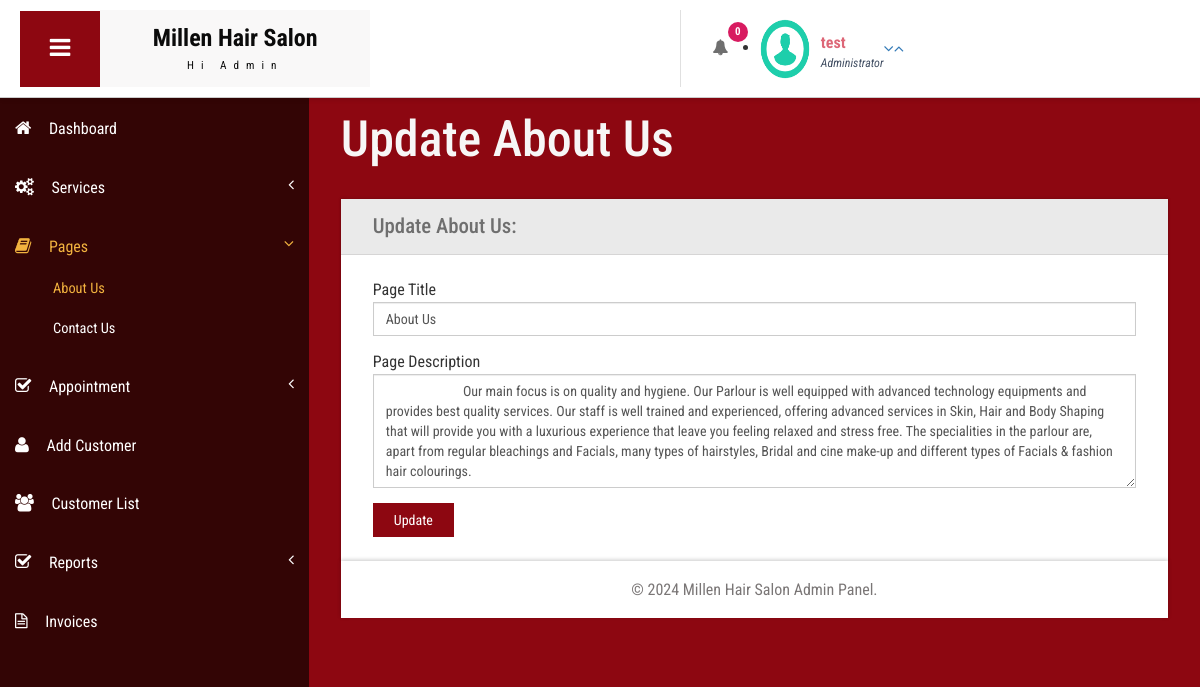
Screenshot of /admin/about-us.php (signed in) with the database file from the repository.
### tables this page shows
CREATE TABLE `tblpage` (
  `ID` int(10) NOT NULL,
  `PageType` varchar(200) DEFAULT NULL,
  `PageTitle` mediumtext DEFAULT NULL,
  `PageDescription` mediumtext DEFAULT NULL,
  `Email` varchar(200) DEFAULT NULL,
  `MobileNumber` bigint(10) DEFAULT NULL,
  `UpdationDate` date DEFAULT NULL,
  `Timing` varchar(200) NOT NULL
);

### admin/about-us.php (the view, shortened to what this page needs)
<?php
include('includes/dbconnection.php');
if (strlen($_SESSION['bpmsaid']==0)) {
  header('location:logout.php');
  } else{
  ?>
<!DOCTYPE HTML>
<html>
<head>
<link href="css/bootstrap.css" rel='stylesheet' type='text/css' />
<link href="css/style.css" rel='stylesheet' type='text/css' />
<link href="css/font-awesome.css" rel="stylesheet">
<link href="css/animate.css" rel="stylesheet" type="text/css" media="all">
<link href="css/custom.css" rel="stylesheet">
</head>
<body class="cbp-spmenu-push">
	<div class="main-content">
		 <?php include_once('includes/sidebar.php');?>
	 <?php include_once('includes/header.php');?>
		<div id="page-wrapper">
			<div class="main-page">
				<div class="forms">
					<h3 class="title1">Update About Us</h3>
					<div class="form-grids row widget-shadow" data-example-id="basic-forms">
						<div class="form-title">
							<h4>Update About Us:</h4>
						</div>
						<div class="form-body">
							<form method="post">
  <?php
$ret=mysqli_query($con,"select * from  tblpage where PageType='aboutus'");
while ($row=mysqli_fetch_array($ret)) {
?>
							 <div class="form-group"> <label for="exampleInputEmail1">Page Title</label> <input type="text" class="form-control" name="pagetitle" id="pagetitle" value="<?php  echo $row['PageTitle'];?>" required="true"> </div> <div class="form-group"> <label for="exampleInputPassword1">Page Description</label> <textarea name="pagedes" id="pagedes" rows="5" class="form-control">
        <?php  echo $row['PageDescription'];?></textarea> </div>
							 <?php } ?>
							  <button type="submit" name="submit" class="btn btn-default">Update</button> </form>
						</div>
					</div>
			</div>
		</div>
		 <?php include_once('includes/footer.php');?>
	</div>
</body>
</html>
<?php } ?>

### admin/includes/header.php (shortened to what this page needs)
<!DOCTYPE html>
<html lang="en">
<head>
</head>
<body>
    <div class="sticky-header header-section">
        <div class="header-left">
            <button id="showLeftPush" class="toggle-btn">
                <i class="fa fa-bars"></i>
            </button>
            <div class="logo">
                <a href="index.html">
                    <h1>Millen Hair Salon</h1>
                    <span>Hi Admin</span>
                </a>
            </div>
        </div>
        <div class="header-right">
            <div class="profile-details-left">
                <?php
                    $ret1 = mysqli_query($con, "SELECT AptNumber, Name, Status FROM tblappointment WHERE Status='pending'");
                    $num = mysqli_num_rows($ret1);
                ?>
                <ul class="notifications-dropdown">
                    <li class="dropdown head-dpdn">
                        <a href="#" class="dropdown-toggle" data-toggle="dropdown" aria-expanded="false">
                            <i class="fa fa-bell"></i>
                            <span class="badge blue"><?php echo $num; ?></span>
                        </a>
                    </li>
                </ul>
            </div>
            <div class="profile-details">
                <?php
                    $adid = $_SESSION['bpmsaid'];
                    $ret = mysqli_query($con, "SELECT AdminName FROM tbladmin WHERE ID='$adid'");
                    $name = '';
                    if ($row = mysqli_fetch_array($ret)) {
                        $name = $row['AdminName'];
                    }
                ?>
                <ul>
                    <li class="dropdown profile-details-drop">
                        <a href="#" class="dropdown-toggle" data-toggle="dropdown" aria-expanded="false">
                            <div class="profile-img">
                                <img src="images/download (1).png" alt="Admin Profile" width="50" height="60">
                            </div>
                            <div class="user-name">
                                <p><?php echo htmlspecialchars($name); ?></p>
                                <span>Administrator</span>
                            </div>
                            <i class="fa fa-angle-down lnr"></i>
                            <i class="fa fa-angle-up lnr"></i>
                        </a>
                    </li>
                </ul>
            </div>
        </div>
    </div>
</body>
</html>

### admin/css/style.css (style rules this page uses)
h4, h5, h6, h1, h2, h3 { margin: 0; }
ul, ol { margin: 0; }
p { margin: 0; }
html, body { font-family: 'Roboto Condensed', sans-serif; font-size: 100%; overflow-x: hidden; background: #330505; }
body a { transition: 0.5s all ease; -webkit-transition: 0.5s all ease; -moz-transition: 0.5s all ease; -o-transition: 0.5s all ease; -ms-transition: 0.5s all ease; text-decoration:none; }
h1,h2,h3,h4,h5,h6 { margin:0; }
p { margin:0; }
ul,label { margin:0; padding:0; }
.main-content { position: relative; }
.sticky-header { position: fixed; top: 0; left:0px; width: 100%; z-index: 100; }
.header-section { background:#f9f7f8; box-shadow: 1px 1px 4px rgba(0, 0, 0, 0.21); -webkit-box-shadow: 1px 1px 4px rgba(0, 0, 0, 0.21); -moz-box-shadow: 1px 1px 4px rgba(0, 0, 0, 0.21); -o-box-shadow: 1px 1px 4px rgba(0, 0, 0, 0.21); }
.header-section::after { clear: both; display: block; content: ''; }
.header-left { float: left; width: 45%; }
.header-right { float: right; }
button#showLeftPush { font-size: 1.5em; width: 80px; padding: 0.87em 0; text-align: center; cursor: pointer; float: left; color: #fff; -moz-transition: all 0.2s ease-out 0s; -webkit-transition: all 0.2s ease-out 0s; transition: all 0.2s ease-out 0s; border: none; background-color: #8D0711; outline:none; }
.cbp-spmenu-push { overflow-x: hidden; position: relative; }
.cbp-spmenu, .cbp-spmenu-push { -webkit-transition: all 0.3s ease; -moz-transition: all 0.3s ease; transition: all 0.3s ease; }
.cbp-spmenu-push div#page-wrapper { margin: 0 0 0 19.3em; transition:.5s all; -webkit-transition:.5s all; -moz-transition:.5s all; }
.fa { display: inline-block; font-family: FontAwesome; font-style: normal; font-weight: normal; line-height: 1; -webkit-font-smoothing: antialiased; -moz-osx-font-smoothing: grayscale; }
.logo { background: #f9f8f8; text-align: center; float: left; }
.logo a { padding: 0.9em 3.3em .7em; display: block; text-decoration: none; }
.logo a h1 { color: #0b0b0b; font-size: 1.5em; line-height: 1.2em; font-weight: 700; }
.logo a span { color: #0c0c0c; font-size: .7em; text-align: center; letter-spacing: 7px; }
li.dropdown.head-dpdn { display: inline-block; padding: 1.7em 0; border-left: 1px solid #E0E0E0; float: left; }
li.dropdown.head-dpdn a.dropdown-toggle { padding: 1.7em 2em; }
i.fa.fa-bell { color:#6F6F6F; }
.header-right span.badge { font-size: 11px; font-weight: bold; color: #FFF; background: #8BC34A; line-height: 15px; width: 20px; height: 20px; border-radius: 2em; -webkit-border-radius: 2em; -moz-border-radius: 2em; -o-border-radius: 2em; text-align: center; display: inline-block; position: absolute; top: 16%; padding: 2px 0 0; }
.header-right span.blue { background-color:#D81B60; }
.user-name { float:left; margin-top:8px; margin-left:11px; height:35px; }
.user-name p { font-size:1em; color:#DD6777; line-height:1em; font-weight:700; }
.user-name span { font-size: .75em; font-style: italic; color: #424f63; font-weight: normal; margin-top: .3em; }
.charts,.row { margin: 2em 0 0; }
.widget-shadow { background-color: #fff; box-shadow: 0 -1px 3px rgba(0,0,0,.12),0 1px 2px rgba(0,0,0,.24); -webkit-box-shadow: 0 -1px 3px rgba(0,0,0,.12),0 1px 2px rgba(0,0,0,.24); -moz-box-shadow: 0 -1px 3px rgba(0,0,0,.12),0 1px 2px rgba(0,0,0,.24); }
h3.title1 { font-size: 50px; color: #f7f6f6; margin-bottom: 0.8em; }
.forms h3.title1 { margin-bottom:0; }
.forms h4 { font-size: 1.3em; color: #6F6F6F; }
.form-title { padding: 1em 2em; background-color: #EAEAEA; border-bottom: 1px solid #D6D5D5; }
.form-body { padding: 1.5em 2em; }
.forms label { font-weight: 400; }
.form-control { border-radius: inherit; }
.forms button.btn.btn-default { background-color: rgb(141 7 17); color: #fff; padding: .5em 1.5em; border: none; outline:none; border-radius: inherit; }

### admin/css/custom.css (style rules this page uses)
#page-wrapper { padding:7em 2em 2.5em; background-color: #8D0711; }

### rows the page displays
tblpage: pagetitle "About Us", pagedes "Our main focus is on quality and hygiene. Our Parlour is well equipped with advanced technology equipments and provides best quality services. Our staff is well trained and experienced, offering advanced services in Skin, Hair and Body Shaping that will provide you with a luxurious experience that leave you feeling relaxed and stress free. The specialities in the parlour are, apart from regular bleachings and Facials, many types of hairstyles, Bridal and cine make-up and different types of Facials & fashion hair colourings."

### other values shown
$num "0"
$name "test"
